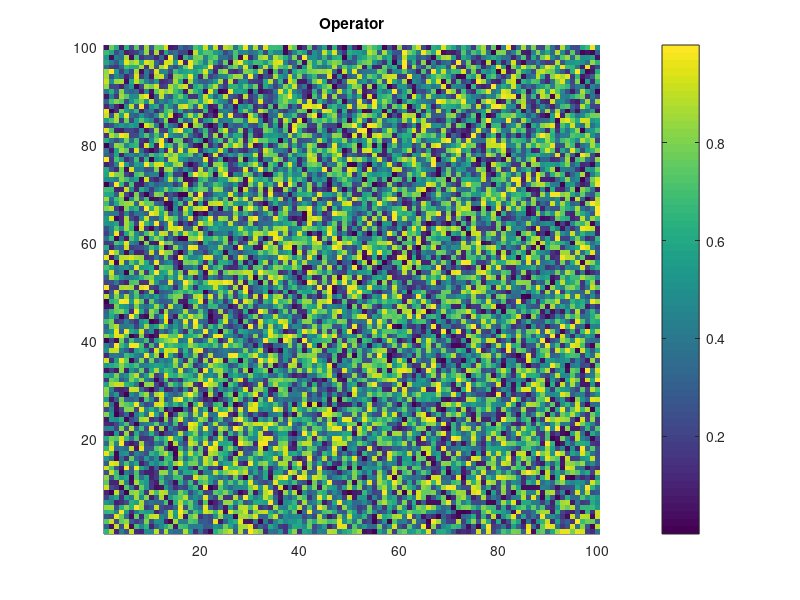
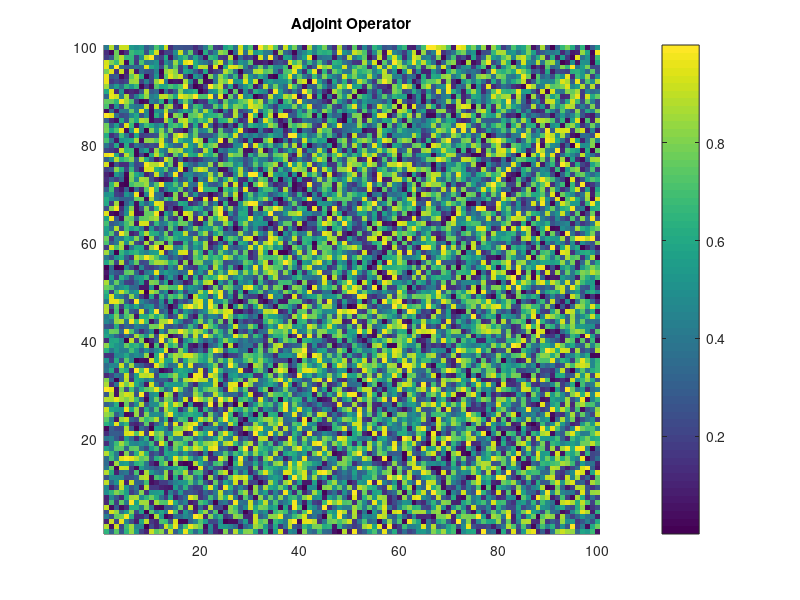

The MATLAB script that drew these images, in order:

close all; clear all;

% input parameters

N = 100 ;
SCALE = 1.e0 ;

A = sprand(N,N,1) .* SCALE ;

figure
hold on
imagesc(A)
title('Operator') ;
colorbar
axis tight

figure
hold on
imagesc(A')
title('Adjoint Operator') ;
colorbar
axis tight

X = sprand(N,1,1) ;
Y = sprand(N,1,1) ;

AX = A * X ;
A_ADJY = A' * Y ;

EQ1 = Y' * AX
EQ2 = A_ADJY' * X
RES=EQ1 - EQ2
RES/SCALE




